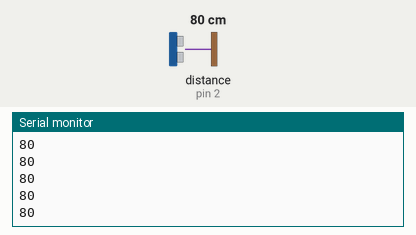
This sketch was run on a simulated Arduino Uno, built with avr-gcc and run on an emulated ATmega328P. On the bench: the last lines printed to the serial monitor. Wiring (inferred from the names in the program): ultrasonic range finder: trigger pin 3; echo pin 2. The inputs (shaded band) are chosen by the test bench; at power-on: distance to the obstacle (sensor on pin 2) 80 cm. The echo pulse lasts 58.3 µs per cm.

Above: at 1.2 s.
1.3 s: distance to the obstacle (sensor on pin 2) set to 2 cm
At 2.4 s:
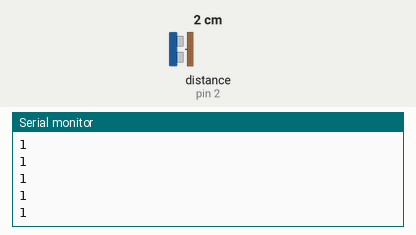
2.8 s: distance to the obstacle (sensor on pin 2) set to 4 cm
At 3.4 s:
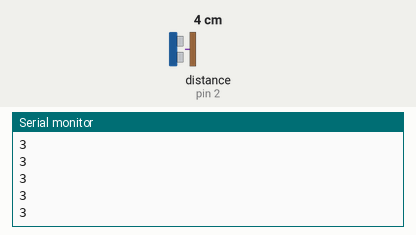
Timing chart, 0 to 5.8 s (numbered marks = the images above; inputs shaded):
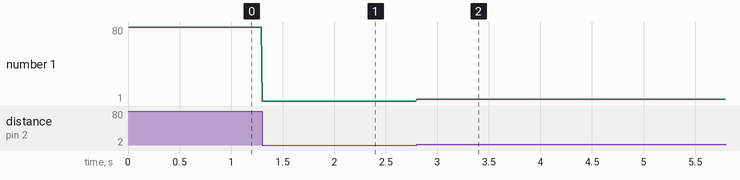

The sketch:

sketch.ino
```cpp
//const int numberOfReadings = 10;
//int readings[numberOfReadings];
//int arrayIndex = 0;
//int total = 0;
//int averageDistance = 0;

int echoPin    = 2;
int triggerPin = 3;
unsigned long pulseTime = 0;
unsigned long distance  = 0;

void setup()
{
  pinMode(triggerPin, OUTPUT);
  pinMode(echoPin, INPUT);

  //for (int i = 0; i < numberOfReadings; i++) {
    //readings[i] = 0;
  //}

  Serial.begin(9600);
}

void loop()
{
  pingRanger();
  pulseTime = pulseIn(echoPin, HIGH);
  distance = pulseTime / 58;
  Serial.println(distance, DEC);
  delay(10);
}

void pingRanger() {
  digitalWrite(triggerPin, HIGH);
  delayMicroseconds(10);
  digitalWrite(triggerPin, LOW);
}
```

Measured:
- after the input at 1.3 s, the serial monitor: prints a new line at once (image 1)
- after the input at 2.8 s, the serial monitor: prints a new line at once (image 2)
- plotted number 1: 80 → 1 after the input at 1.3 s, 1 → 3 after the input at 2.8 s
